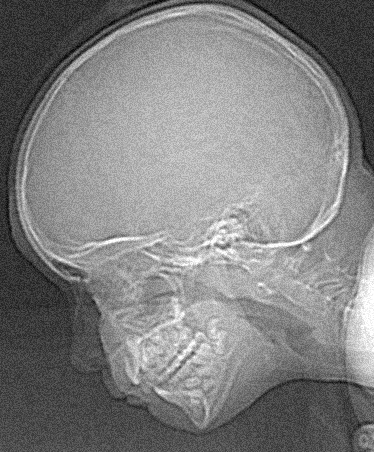
#> input picture HW3-Extra/ctskull.png, 374 x 452 px; the run also reads 1 picture not shown here
$ jupyter execute HW3-Extra-9733023_Code.ipynb
#> lines starting #> are read from the running program, lines starting #| are printed output that depends on the picture; long printed decimals are rounded
[cell 1]
import numpy as np
import matplotlib.pyplot as plt
import cv2

[cell 2]
# generate general matrix

m = 2

n = 2*m + 1

arr = np.zeros((n,n),dtype=complex)

u = int( (n-1)/2 )

for j,valj in enumerate(range(u,-u-1,-1)):

    for i,vali in enumerate(range(-u,u+1)):

        arr[j,i]=complex(vali,valj)

print("arr is coord: ")

print(arr)


# set values

arr2 = np.zeros((n,n))

for j in range(arr.shape[0]):

    for i in range(arr.shape[1]):

        arr2[j,i] = abs(np.real(arr[j,i]))+abs(np.imag(arr[j,i]))

print("\narr2 is block dist:")

print(arr2) # arr2 is block dist

plt.imshow(arr2);plt.show();
#> after `plt.imshow(arr2)`:
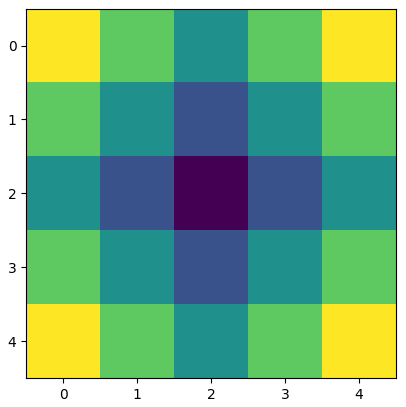
#> figure drawn by matplotlib, 1 panel


arr3 = np.zeros((n,n))

for j in range(arr.shape[0]):

    for i in range(arr.shape[1]):

        arr3[j,i] = np.sum(arr2==arr2[j,i])

print("arr3 is N:")

print(arr3) # arr3 is N

[cell 3]
# calculate N ( N is [N0,N1,N2,...,Nn] )

N = np.zeros(n)

for i in range(n):

    N[i] = arr3[arr2==i][0]

print(f'N is {N}\n')

# calculate L0

denom = 1

sum_ = 0

for i in range(n):

    denom = 1

    for j in range(i+1):

        denom *= N[j]

    sum_ += N[i] / denom

L_0 = 1/sum_

print(f'L0 is {L_0}\n')

# calculate L ( L is [L0,L1,L2,...,Ln] )

L = np.zeros(n)

L[0] = L_0

for i in range(1,n):

    denom = 1

    for j in range(i+1):

        denom *= N[j]

    L[i] = L[0]/denom

print(f'L is {L}\n')

[cell 4]
arr4 = np.zeros((n,n))

for j in range(arr.shape[0]):

    for i in range(arr.shape[1]):

        arr4[j,i] = L[int(arr2[j,i])]

print(arr4)

[cell 5]
#####################################################################################
#########################################  ##########################################
####################################            #####################################
#################################    FINAL CODE    ##################################
####################################            #####################################
#########################################  ##########################################
#####################################################################################

# All in one cell


# generate general matrix

m = 2
n = 2*m + 1

arr = np.zeros((n,n),dtype=complex)
u = int( (n-1)/2 )

# generate general matrix with coordination
for j,valj in enumerate(range(u,-u-1,-1)):
    for i,vali in enumerate(range(-u,u+1)):
        arr[j,i]=complex(vali,valj)

# calculate City block distance for each cell
arr2 = np.zeros((n,n))
arr2 = abs(np.real(arr))+abs(np.imag(arr))

# calculate repeat of each cell
arr3 = np.zeros((n,n))
for j in range(arr.shape[0]):
    for i in range(arr.shape[1]):
        arr3[j,i] = np.sum(arr2==arr2[j,i])

#print(arr3) # arr3 is N
#print(arr2) # arr2 is block

# calculate N  (N is [N0,N1,N2,...,Nn])
N = np.zeros(n)
for i in range(n):
    N[i] = arr3[arr2==i][0]

# calculate L0
denom = 1
sum_ = 0
for i in range(n):
    denom = 1
    for j in range(i+1):
        denom *= N[j]
    sum_ += N[i] / denom

L_0 = 1/sum_
print(f'L0 is {L_0}')

# calculate L (L is [L0,L1,L2,...,Ln])
L = np.zeros(n)
L[0] = L_0
for i in range(1,n):
    denom = 1
    for j in range(i+1):
        denom *= N[j]
    L[i] = L[0]/denom
print(f'L is {L}')

# calculate final value for each cell
arr4 = np.zeros((n,n))
for j in range(arr.shape[0]):
    for i in range(arr.shape[1]):
        arr4[j,i] = L[int(arr2[j,i])]

print(arr4)
plt.imshow(arr4, cmap='gray');plt.axis('off');plt.show();
#> after `plt.imshow(arr4, cmap='gray')`:
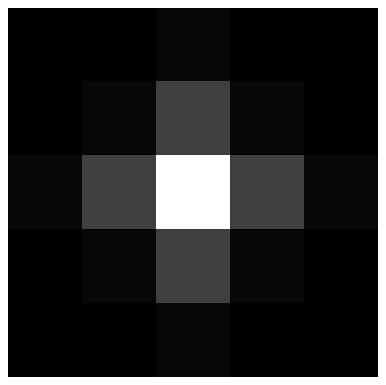
#> figure drawn by matplotlib, 1 panel

[cell 6]
L_0 = []
x = range(3,34,2)
for n in x:

    arr = np.zeros((n,n),dtype=complex)
    u = int( (n-1)/2 )

    # generate general matrix with coordination
    for j,valj in enumerate(range(u,-u-1,-1)):
        for i,vali in enumerate(range(-u,u+1)):
            arr[j,i]=complex(vali,valj)

    # calculate City block distance for each cell
    arr2 = np.zeros((n,n))
    arr2 = abs(np.real(arr))+abs(np.imag(arr))

    # calculate repeat of each cell
    arr3 = np.zeros((n,n))
    for j in range(arr.shape[0]):
        for i in range(arr.shape[1]):
            arr3[j,i] = np.sum(arr2==arr2[j,i])

    #print(arr3) # arr3 is N
    #print(arr2) # arr2 is block

    # calculate N  (N is [N0,N1,N2,...,Nn])
    N = np.zeros(n)
    for i in range(n):
        N[i] = arr3[arr2==i][0]

    # calculate L0
    denom = 1
    sum_ = 0
    for i in range(n):
        denom = 1
        for j in range(i+1):
            denom *= N[j]
        sum_ += N[i] / denom

    L_0i = 1/sum_
    L_0.append(L_0i)
    print(f"{n}x{n}: L_0 is: {L_0i}")

plt.plot(x, L_0)
plt.plot(x, L_0,'oc')
plt.plot(x, [1/(1+np.exp(.25))]*len(x),'--')
plt.xlabel('n'); plt.ylabel('$L_0$')
plt.show()
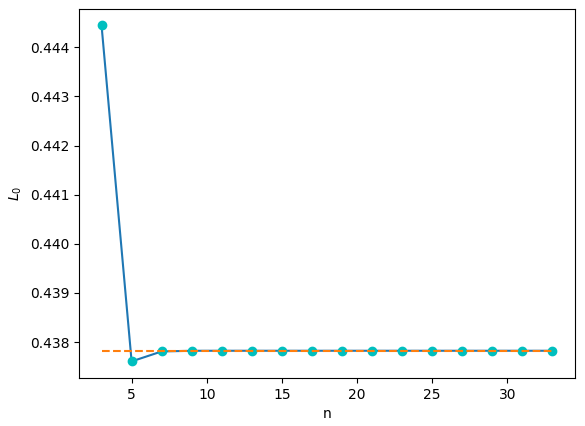
#> figure drawn by matplotlib, 1 panel; curve peaks at x = 3, y = 0.444; curve peaks at x = 3, y = 0.444

[cell 7]
def convolution2d(image, kernel, stride=1, padding=0):
    image = np.pad(image, [(padding, padding), (padding, padding)], mode='constant', constant_values=0)

    kernel_height, kernel_width = kernel.shape
    padded_height, padded_width = image.shape

    output_height = (padded_height - kernel_height) // stride + 1
    output_width = (padded_width - kernel_width) // stride + 1

    new_image = np.zeros((output_height, output_width)).astype(np.float32)

    for y in range(0, output_height):
        for x in range(0, output_width):
            new_image[y][x] = np.sum(image[y * stride:y * stride + kernel_height, x * stride:x * stride + kernel_width] * kernel).astype(np.float32)

    return new_image

[cell 8]
# load and process images
image = cv2.imread("ctskull.png", flags=cv2.IMREAD_GRAYSCALE)
#> image is the input picture: shape (452, 374); min 0, max 255, mean 128.9
size = 5 # n must be 5 (above)

kernel = np.ones((size,size))/size**2
res = convolution2d(image, kernel, stride=1, padding=2)
#> in convolution2d, `image = np.pad(image, [(padding, padding), (padding, padding)], mode='..`:
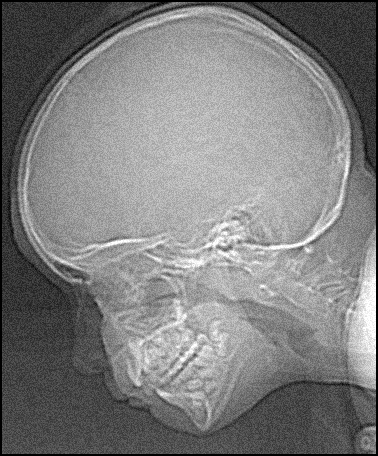
#> image: shape (456, 378); min 0, max 255, mean 126.4
#> after the loop in convolution2d, `for y in range(0, output_height):`:
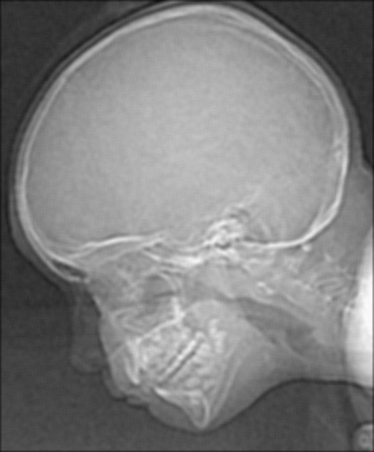
#> new_image: shape (452, 374) float32; min 15.12, max 252, mean 128.4

# remeber to set m=2(or n=5). why? here size of kernel should be 5
kernel = arr4
res2 = convolution2d(image, kernel, stride=1, padding=2)
#> in convolution2d (call 2), `new_image = np.zeros((output_height, output_width)).astype(np.float32)`: new_image: shape (452, 374) float32; every value is 0
res2 = convolution2d(res2, kernel, stride=1, padding=2)

org_image = cv2.imread("ctskull_org.png", flags=cv2.IMREAD_GRAYSCALE)

noise = np.abs(org_image-res)
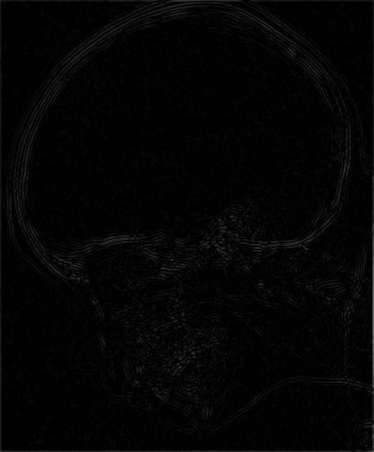
#> noise: shape (452, 374) float32; min 0, max 109.3, mean 4.7
noise2 = np.abs(org_image-res2)
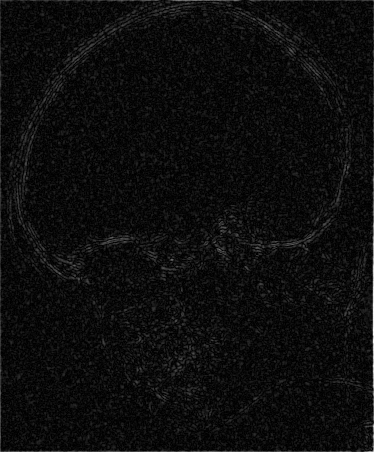
#> noise2: shape (452, 374) float32; min 1.53e-05, max 76.65, mean 4; drawn with min black and max white

noise_val = np.sqrt(np.mean(noise))
#> noise_val = 2.17
noise2_val = np.sqrt(np.mean(noise2))
#> noise2_val = 2
print(f'noise 1 = {noise_val}') # x1 avg
#| noise 1 = 2.168
print(f'noise 2 = {noise2_val}') # x2 arr3
#| noise 2 = 2.004

fig,ax = plt.subplots(2,2,figsize=(10,10))
ax[0,0].imshow(res, cmap='gray');
ax[0,0].title.set_text('average filter (5x5)')
ax[0,1].imshow(res2, cmap='gray');
ax[0,1].title.set_text('x2 designed filter (5x5)')
ax[1,0].imshow(noise, cmap='gray');
ax[1,0].title.set_text(f'noise 1 = {noise_val}')
ax[1,1].imshow(noise2, cmap='gray');
ax[1,1].title.set_text(f'noise 2 = {noise2_val}')

for axi in ax.ravel(): axi.axis('off')
plt.tight_layout()
plt.show();
